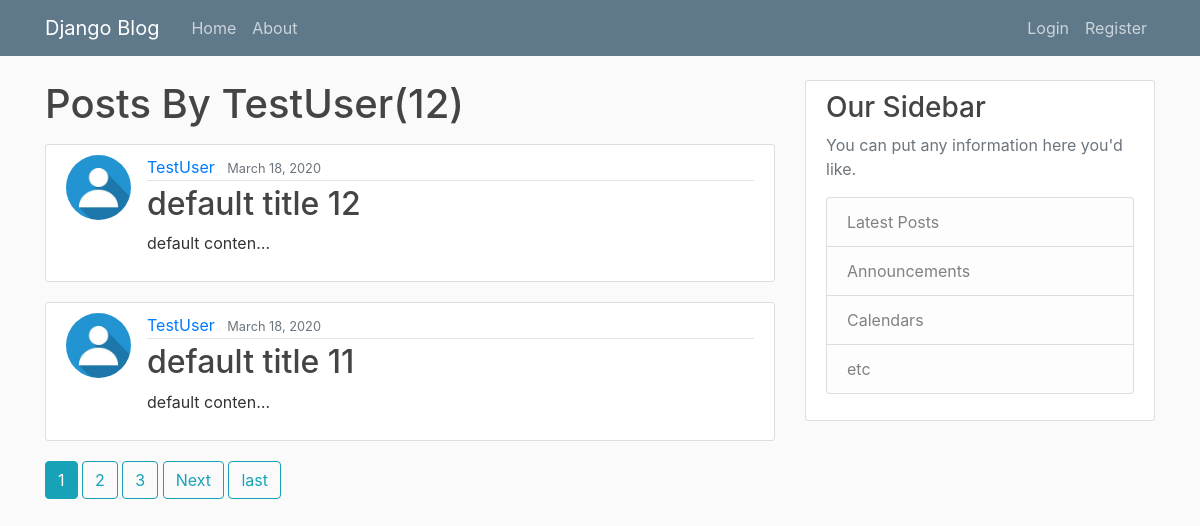
Page /user/TestUser/ on the committed database.
### blog/models.py (models this page shows, shortened)
class Post(models.Model):
    title = models.CharField(max_length=100, default='default title')
    content = models.TextField(default='default content')
    date_posted = models.DateTimeField(default=timezone.now)
    author = models.ForeignKey(User, on_delete=models.CASCADE)

### users/models.py (models this page shows, shortened)
class Profile(models.Model):
    user = models.OneToOneField(User, on_delete=models.CASCADE)
    image = models.ImageField(default='default.jpg', upload_to='profile_pics')

### blog/views.py (the view)
# urls.py: path('user/<str:username>/', UserPostListView.as_view(), name='user-post'),
class UserPostListView(ListView):
    model = Post
    template_name = 'blog/user_post.html'  # <app_name>/<model>_list.html
    context_object_name = 'posts'
    paginate_by = 2
    def get_queryset(self):
        user = get_object_or_404(User, username=self.kwargs.get('username'))
        return Post.objects.filter(author=user).order_by('-date_posted')

### blog/templates/blog/user_post.html (shortened to what this page needs)
{% extends "blog/base.html" %}
{% block content %}
<h1 class="mb-3">Posts By {{view.kwargs.username}}({{ page_obj.paginator.count }})</h1>
    {% for post in posts %}
        <article class="media content-section">
          <img class="rounded-circle article-img" src="{{post.author.profile.image.url}}">
            <div class="media-body">
            <div class="article-metadata">
              <a class="mr-2" href="{% url 'user-post' post.author.username %}">{{ post.author }}</a>
              <small class="text-muted">{{ post.date_posted|date:"F d, Y" }}</small>
            </div>
            <h2><a class="article-title" href="{% url 'post-detail' post.id %}">{{ post.title }}</a></h2>
            <p class="article-content">{{ post.content|truncatechars:15 }}</p>
          </div>
        </article>
    {% endfor %}
{% if is_paginated %}
    {% for num in page_obj.paginator.page_range %}
        {% if page_obj.number == num %}
            <a class="btn btn-info mb-4" href="?page={{num}}">{{num}}</a>
        {% elif num > page_obj.number|add:'-3' and num < page_obj.number|add:'3'%}
            <a class="btn btn-outline-info mb-4" href="?page={{num}}">{{num}}</a>
        {%endif%}
    {% endfor %}
    {% if page_obj.has_next %}
        <a class="btn btn-outline-info mb-4" href="?page={{page_obj.next_page_number}}">Next</a>
        <a class="btn btn-outline-info mb-4" href="?page={{page_obj.paginator.num_pages}}">last</a>
    {% endif %}
{% endif %}
{% endblock %}

### blog/static/blog/main.css (style rules this page uses)
body { background: #fafafa; color: #333333; margin-top: 5rem; }
h1, h2, h3, h4, h5, h6 { color: #444444; }
.content-section { background: #ffffff; padding: 10px 20px; border: 1px solid #dddddd; border-radius: 3px; margin-bottom: 20px; }
.article-title { color: #444444; }
.article-content { white-space: pre-line; }
.article-img { height: 65px; width: 65px; margin-right: 16px; }
.article-metadata { padding-bottom: 1px; margin-bottom: 4px; border-bottom: 1px solid #e3e3e3 }

### rows in the picture
Post: author.profile.image (placeholder picture), author "TestUser", date_posted "March 18, 2020", title "default title 12", content "default conten…"
Post: author.profile.image (placeholder picture), author "TestUser", date_posted "March 18, 2020", title "default title 11", content "default conten…"

### other values in the picture
{{ view.kwargs.username }} "TestUser"
{{ page_obj.paginator.count }} "12"
{{ num }} "1"
{{ num }} "2" "3"
